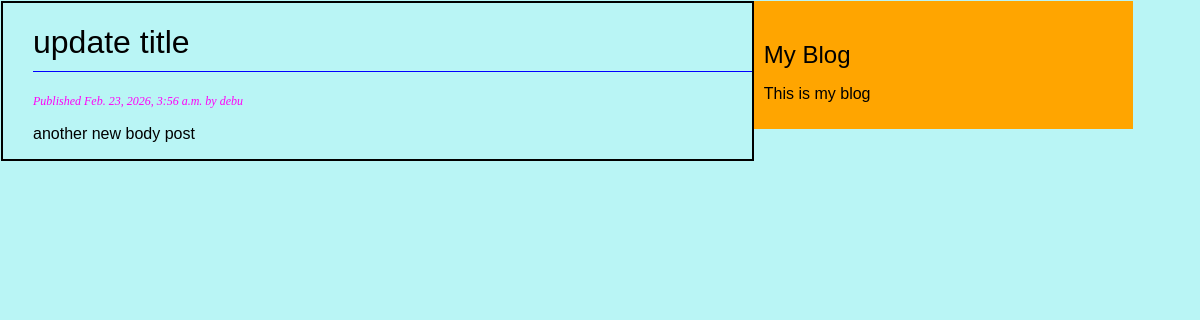
The page /blog/9/ on the database its author committed.
### blog/models.py (models this page shows, shortened)
class Post(models.Model):
    class Status(models.TextChoices):
        DRAFT = 'DF', 'Draft'
        PUBLISHED = 'PB', 'Published'
    title = models.CharField(max_length=250)
    slug = models.SlugField(max_length=250, unique_for_date='publish') #slug is a short label for something, containing only letters, numbers, underscores or hyphens. unique_for_date means that the slug must be unique for the given date.
    author = models.ForeignKey(
        settings.AUTH_USER_MODEL,
        on_delete=models.CASCADE,
        related_name='blog_posts'
    )
    objects = models.Manager() # The default manager.
    published = PublishedManager() # Our custom manager.
    body = models.TextField()
    status = models.CharField(
        max_length=2,
        choices=Status.choices,
        default=Status.DRAFT)
    publish=models.DateTimeField(default=timezone.now)
    created=models.DateTimeField(auto_now_add=True)#store the date and time when the post is first created
    updated=models.DateTimeField(auto_now=True) #store the date and time when the post is last updated
    class Meta:
        ordering = ('-publish',) #order the posts by publish date in descending order
        indexes = [models.Index(fields=['-publish'])] #create an index on the publish field in descending order

### blog/views.py (the view)
# urls.py: path('<int:id>/', views.post_detail, name='post_detail'),
def post_detail(request, id):
    try:
        post = Post.objects.get(id=id)
    except Post.DoesNotExist:
        raise Http404('No post found')
    return render(
        request, 'blog/post/detail.html', {'post': post}
        )

### blog/templates/blog/post/detail.html (shortened to what this page needs)
<!DOCTYPE html>
{% extends 'blog/base.html' %}
{% block content %}
    <h1>{{ post.title }}</h1>
    <p class="date">Published {{ post.publish }} by {{ post.author }}</p>
    {{ post.body|linebreaks }}
{% endblock %}

### blog/static/css/blog.css (style rules this page uses)
body { margin: 1px 1px 1px 1px; font-family: Helvetica, sans-serif; background-color: rgb(185, 245, 245); }
h1 { font-weight: normal; border-bottom: 1px solid blue; padding:0 0 10px 0; }
.date { color:rgb(255,0,247); font-family: Georgia, serif; font-size: 12px; font-style:italic; }

### rows shown on the page
Post: title "update title", publish "Feb. 23, 2026, 3:56 a.m.", author "debu", body "another new body post"
